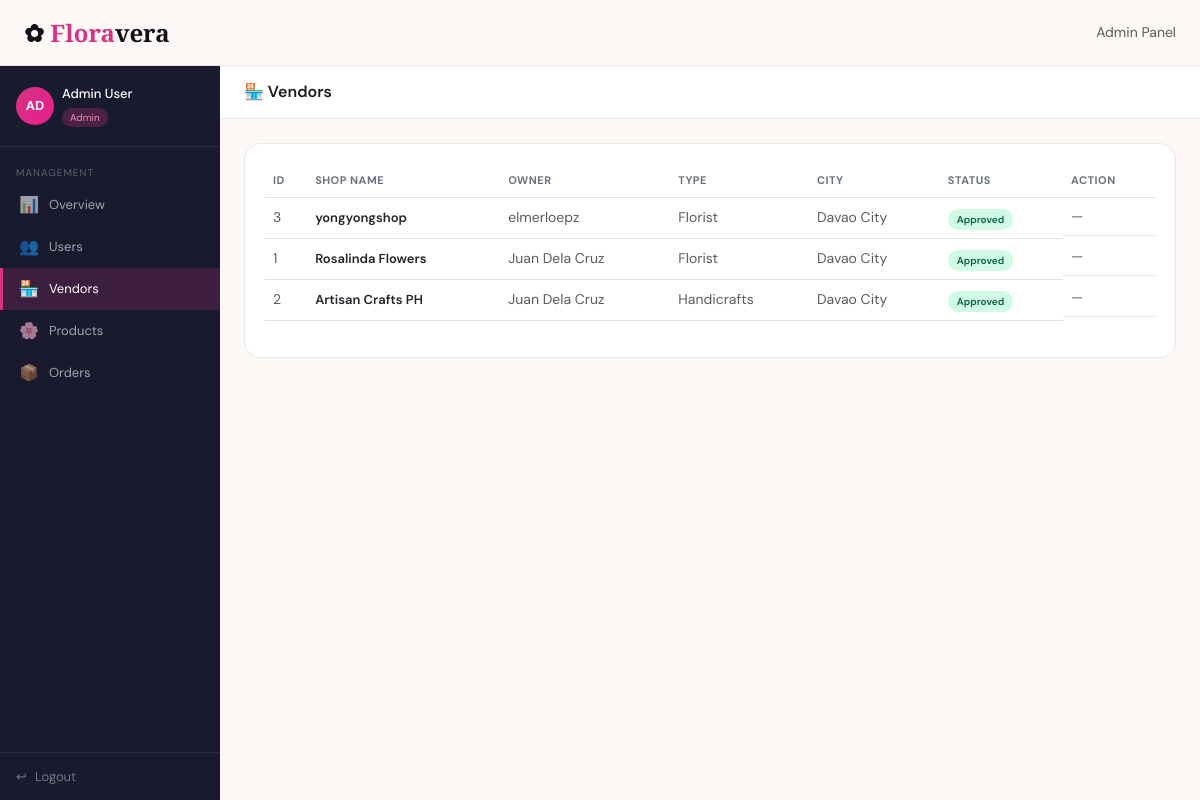
/admin/vendors.php (signed in), run on an earlier commit of the app's database.
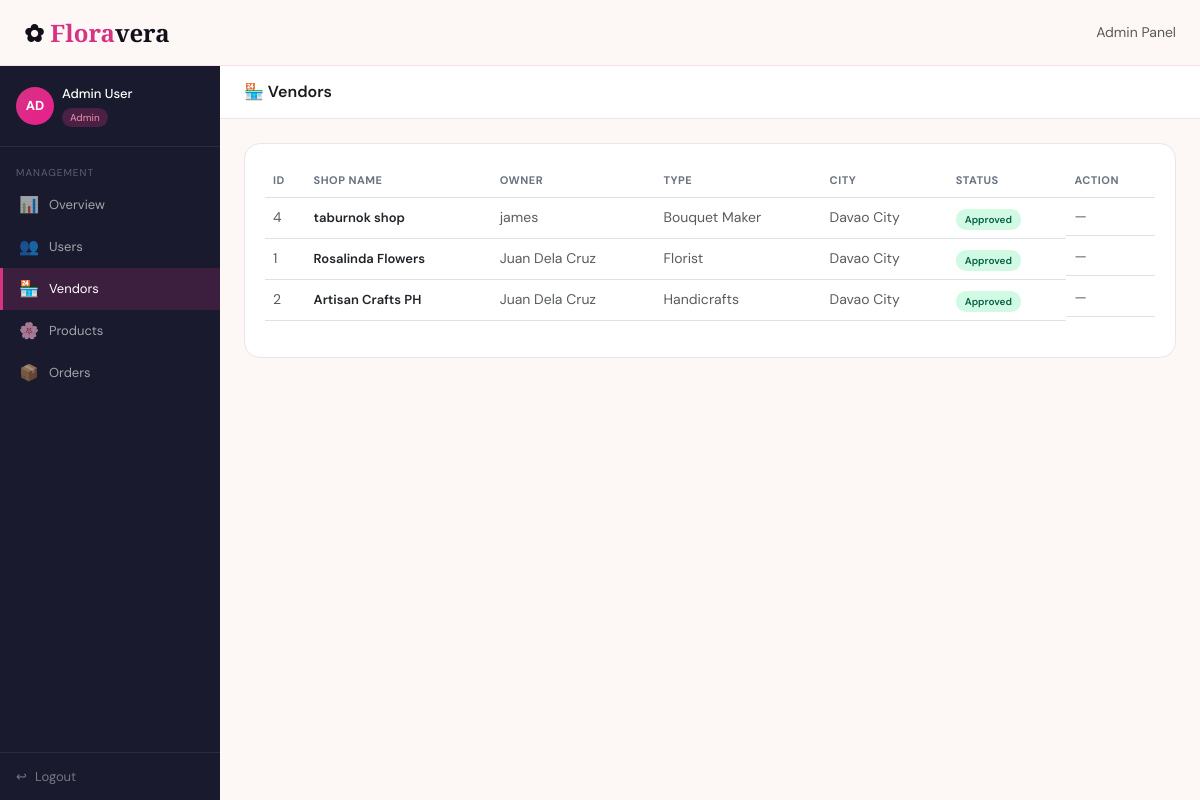
And on a later commit of the database.
### tables this page shows
CREATE TABLE `vendors` (
  `id` int(11) NOT NULL,
  `user_id` int(11) NOT NULL,
  `shop_name` varchar(150) NOT NULL,
  `shop_type` varchar(80) NOT NULL DEFAULT 'Florist',
  `city` varchar(80) NOT NULL DEFAULT 'Davao City',
  `description` text DEFAULT NULL,
  `status` enum('pending','approved','rejected') DEFAULT 'pending',
  `created_at` timestamp NOT NULL DEFAULT current_timestamp()
);

CREATE TABLE `users` (
  `id` int(11) NOT NULL,
  `fullname` varchar(100) NOT NULL,
  `email` varchar(150) NOT NULL,
  `username` varchar(80) NOT NULL,
  `password` varchar(255) NOT NULL,
  `role` enum('admin','seller','customer') NOT NULL DEFAULT 'customer',
  `created_at` timestamp NOT NULL DEFAULT current_timestamp()
);

### admin/vendors.php (the view, shortened to what this page needs)
<?php
include '../dbconnect.php';
$vendors=$conn->query("SELECT v.*,u.fullname,u.email FROM vendors v JOIN users u ON u.id=v.user_id ORDER BY v.created_at DESC");
$cur=basename($_SERVER['PHP_SELF']);
?>
<!DOCTYPE html>
<html lang="en">
<head>
<link href="https://cdn.jsdelivr.net/npm/bootstrap@5.3.0/dist/css/bootstrap.min.css" rel="stylesheet">
<link href="../style.css" rel="stylesheet">
</head>
<body>
<nav class="fv-navbar navbar fixed-top px-4 d-flex align-items-center justify-content-between">
  <a class="fv-logo" href="../index.php">✿ <span>Flora</span>vera</a>
  <span class="text-muted small">Admin Panel</span>
</nav>
<div class="fv-dash-wrap">
  <div class="fv-sidebar">
    <div class="fv-sidebar-user d-flex align-items-center gap-2">
      <div class="fv-avatar">AD</div>
      <div><div class="fv-uname"><?= htmlspecialchars($_SESSION['fullname']) ?></div><div class="fv-urole">Admin</div></div>
    </div>
    <div class="fv-nav-label mt-2">Management</div>
    <a href="dashboard.php" class="fv-nav-item <?= $cur==='dashboard.php'?'active':''?>"><span class="fv-nav-icon">📊</span> Overview</a>
    <a href="users.php"     class="fv-nav-item <?= $cur==='users.php'    ?'active':''?>"><span class="fv-nav-icon">👥</span> Users</a>
    <a href="vendors.php"   class="fv-nav-item <?= $cur==='vendors.php'  ?'active':''?>"><span class="fv-nav-icon">🏪</span> Vendors</a>
    <a href="products.php"  class="fv-nav-item <?= $cur==='products.php' ?'active':''?>"><span class="fv-nav-icon">🌸</span> Products</a>
    <a href="orders.php"    class="fv-nav-item <?= $cur==='orders.php'   ?'active':''?>"><span class="fv-nav-icon">📦</span> Orders</a>
    <div class="fv-logout"><a href="../logout.php"><span>↩</span> Logout</a></div>
  </div>
  <div class="fv-main">
    <div class="fv-topbar"><div class="fv-topbar-title">🏪 Vendors</div></div>
    <div class="fv-dash-content">
      <div class="fv-card">
        <div class="table-responsive">
        <table class="table fv-admin-table align-middle">
          <thead><tr><th>ID</th><th>Shop Name</th><th>Owner</th><th>Type</th><th>City</th><th>Status</th><th>Action</th></tr></thead>
          <tbody>
          <?php while($v=$vendors->fetch_assoc()): ?>
          <tr>
            <td class="text-muted small"><?= $v['id'] ?></td>
            <td style="font-size:13px;font-weight:600"><?= htmlspecialchars($v['shop_name']) ?></td>
            <td class="text-muted small"><?= htmlspecialchars($v['fullname']) ?></td>
            <td class="text-muted small"><?= htmlspecialchars($v['shop_type']) ?></td>
            <td class="text-muted small"><?= htmlspecialchars($v['city']) ?></td>
            <td>
              <span class="fv-status <?= $v['status']==='approved'?'fv-status-completed':($v['status']==='pending'?'fv-status-pending':'fv-status-cancelled') ?>">
                <?= ucfirst($v['status']) ?>
              </span>
            </td>
            <td class="d-flex gap-1">
              <?php if($v['status']==='pending'): ?>
              <a href="vendor_approve.php?id=<?= $v['id'] ?>&action=approve" class="btn btn-success btn-sm" style="font-size:11px">✓ Approve</a>
              <a href="vendor_approve.php?id=<?= $v['id'] ?>&action=reject"  class="btn btn-outline-danger btn-sm" style="font-size:11px">✕ Reject</a>
              <?php else: ?>
              <span class="text-muted small">—</span>
              <?php endif; ?>
            </td>
          </tr>
          <?php endwhile; ?>
          </tbody>
        </table>
        </div>
      </div>
    </div>
  </div>
</div>
</body></html>

### style.css (style rules this page uses)
:root { --fv-pink: #d63384; --fv-pink2: #e91e8c; --fv-pink-light: #fce4ef; --fv-pink-mid: #f48fb1; --fv-dark: #111018; --fv-dark2: #1a1a2e; --fv-cream: #fdf8f5; --fv-cream2: #f5ede8; --fv-muted: #6b7280; --fv-border: #e5e7eb; --sidebar-w: 220px; }
body { font-family: 'DM Sans', sans-serif; background: var(--fv-cream); color: #1a1a1a; }
.fv-navbar { background: rgba(253,248,245,0.95); backdrop-filter: blur(12px); border-bottom: 0.5px solid rgba(214,51,132,0.12); height: 66px; }
.fv-logo { font-family: 'Cormorant Garamond', serif; font-size: 24px; font-weight: 700; color: var(--fv-dark) !important; text-decoration: none; }
.fv-logo span { color: var(--fv-pink); }
.fv-dash-wrap { display: flex; min-height: 100vh; padding-top: 66px; }
.fv-sidebar { width: var(--sidebar-w); background: var(--fv-dark2); position: fixed; top: 66px; left: 0; bottom: 0; overflow-y: auto; display: flex; flex-direction: column; z-index: 30; }
.fv-sidebar-user { padding: 18px 16px; border-bottom: .5px solid rgba(255,255,255,.08); }
.fv-avatar { width: 38px; height: 38px; border-radius: 50%; background: linear-gradient(135deg, var(--fv-pink), var(--fv-pink2)); display: flex; align-items: center; justify-content: center; font-size: 13px; font-weight: 700; color: #fff; }
.fv-uname { font-size: 13px; font-weight: 500; color: #fff; }
.fv-urole { font-size: 10px; background: rgba(214,51,132,.25); color: var(--fv-pink-mid); padding: 2px 8px; border-radius: 10px; display: inline-block; margin-top: 3px; }
.fv-nav-label { font-size: 10px; color: rgba(255,255,255,.3); padding: 10px 16px 4px; text-transform: uppercase; letter-spacing: 1px; }
.fv-nav-item { display: flex; align-items: center; gap: 10px; padding: 9px 16px; color: rgba(255,255,255,.6); font-size: 13px; border-left: 3px solid transparent; text-decoration: none; transition: all .15s; }
.fv-nav-item.active { color: #fff; background: rgba(214,51,132,.18); border-left-color: var(--fv-pink); }
.fv-nav-icon { font-size: 16px; width: 20px; text-align: center; }
.fv-logout { padding: 14px 16px; border-top: .5px solid rgba(255,255,255,.08); margin-top: auto; }
.fv-logout a { display: flex; align-items: center; gap: 8px; color: rgba(255,255,255,.4); font-size: 13px; text-decoration: none; transition: color .15s; }
.fv-main { margin-left: var(--sidebar-w); flex: 1; background: var(--fv-cream); min-height: calc(100vh - 66px); }
.fv-topbar { background: #fff; border-bottom: .5px solid var(--fv-border); padding: 14px 24px; display: flex; align-items: center; justify-content: space-between; position: sticky; top: 66px; z-index: 20; }
.fv-topbar-title { font-size: 16px; font-weight: 600; }
.fv-dash-content { padding: 24px; }
.fv-card { background: #fff; border: .5px solid var(--fv-border); border-radius: 16px; padding: 20px; }
.fv-status { font-size: 10px; padding: 3px 9px; border-radius: 10px; font-weight: 600; display: inline-block; }
.fv-status-completed { background: #d1fae5; color: #065f46; }
.fv-admin-table th { font-size: 11px; text-transform: uppercase; letter-spacing: .5px; color: var(--fv-muted); }

What changed in the data, as far as the page shows it:
removed vendors: id "3", shop_name "yongyongshop", user.fullname "elmerloepz", shop_type "Florist", city "Davao City", status "Approved"
added vendors: id "4", shop_name "taburnok shop", user.fullname "james", shop_type "Bouquet Maker", city "Davao City", status "Approved"
